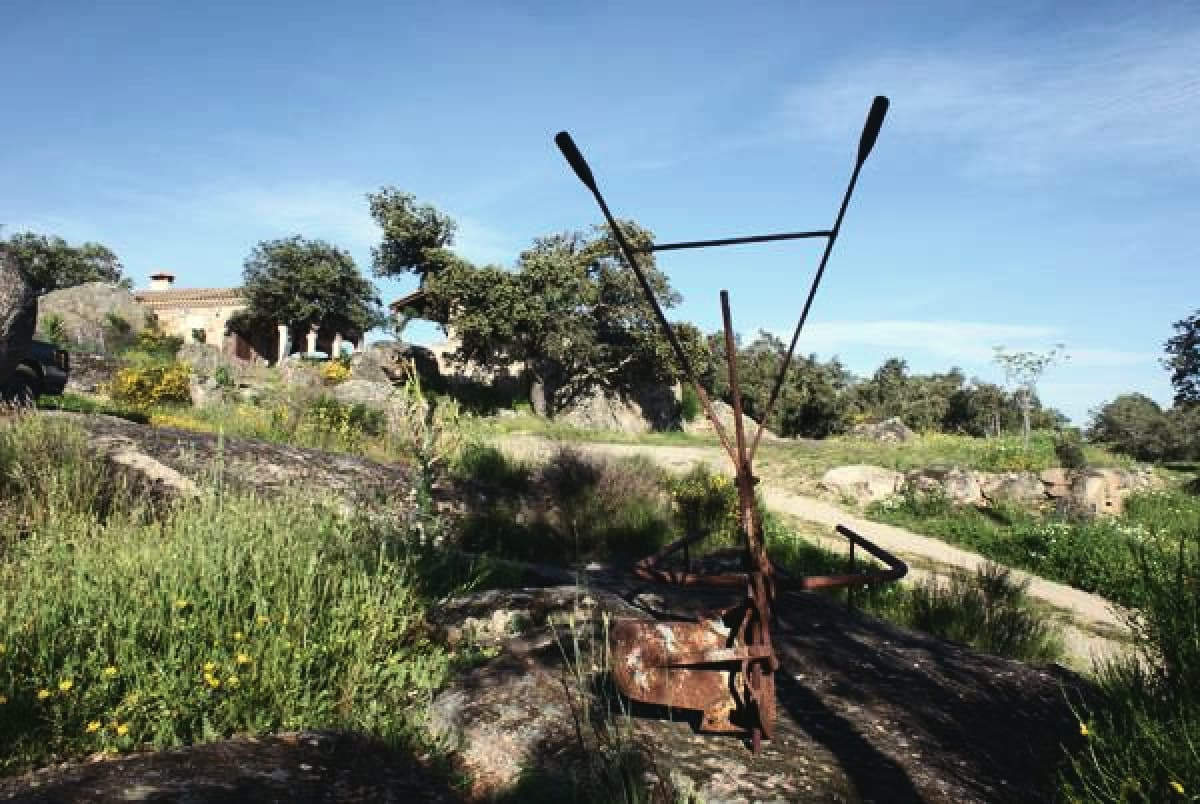
#> input picture assets/fotos/apero-1200.jpg, 1200 x 804 px, given as the content of the folder p/home/molino-de-viento-la-roca-sierra/fotos/tuscasasrurales, which was not available
$ python hoja.py
#> lines starting #> are read from the running program, lines starting #| are printed output that depends on the picture; pictures that were not available may be replaced by others from this repository, and a replacement may not be noted
# Hoja de contactos de todas las fotos de origen, con el nombre debajo.
#   python scripts/hoja.py  ->  scripts/fuentes/_hoja.jpg (y _hoja-web.jpg)
import glob, os
from PIL import Image, ImageDraw, ImageFont

RAIZ = os.path.dirname(os.path.dirname(os.path.abspath(__file__)))
ORIGEN = os.path.join(os.path.dirname(RAIZ), 'molino-de-viento-la-roca-sierra', 'fotos')
SALIDA = os.path.join(RAIZ, 'scripts', 'fuentes')
os.makedirs(SALIDA, exist_ok=True)

def hoja(archivos, nombre, cols=6, ancho=300):
#> called with nombre = '_hoja.jpg', cols = 6, ancho = 300
    alto = int(ancho * 0.67)
    pie = 22
    filas = (len(archivos) + cols - 1) // cols
    lienzo = Image.new('RGB', (cols * (ancho + 8) + 8, filas * (alto + pie + 8) + 8), (30, 30, 30))
#> lienzo: PIL image 1856x239 RGB; every value is 30
    d = ImageDraw.Draw(lienzo)
    try:
        letra = ImageFont.truetype('arial.ttf', 14)
    except OSError:
        letra = ImageFont.load_default()
    for i, f in enumerate(archivos):
        im = Image.open(f).convert('RGB')
#> im is the input picture: PIL image 1200x804 RGB; mean R, G, B 115.3, 130.5, 128.6
        im.thumbnail((ancho, alto))
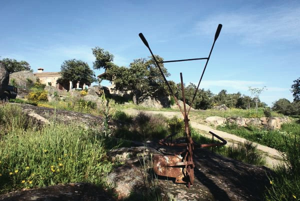
#> im: PIL image 300x201 RGB; mean R, G, B 115.4, 130.6, 128.7
        x = 8 + (i % cols) * (ancho + 8)
        y = 8 + (i // cols) * (alto + pie + 8)
        lienzo.paste(im, (x, y))
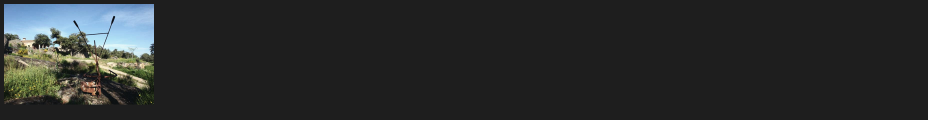
#> lienzo: PIL image 1856x239 RGB (shown at 1/2 size); mean R, G, B 41.6, 43.7, 43.4
        etiqueta = os.path.splitext(os.path.basename(f))[0] + '  ' + 'x'.join(map(str, Image.open(f).size))
        d.text((x + 2, y + alto + 3), etiqueta, fill=(235, 235, 235), font=letra)
    lienzo.save(os.path.join(SALIDA, nombre), quality=85)
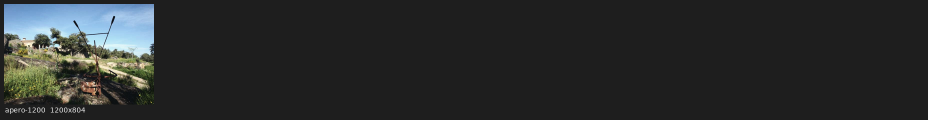
#> saved as _hoja.jpg: PIL image 1856x239 RGB (shown at 1/2 size); mean R, G, B 41.8, 43.9, 43.6
    print(nombre, len(archivos))

orden = lambda f: (len(f), f)
tcr = sorted(glob.glob(os.path.join(ORIGEN, 'tuscasasrurales', '*.jpg')), key=orden)
web = sorted([f for f in glob.glob(os.path.join(ORIGEN, 'web', '*.jpg'))], key=orden)
hoja(tcr, '_hoja.jpg')
hoja(web, '_hoja-web.jpg', cols=7, ancho=260)
#> call 2 of hoja, with nombre = '_hoja-web.jpg', cols = 7, ancho = 260
#> in hoja (call 2), `lienzo = Image.new('RGB', (cols * (ancho + 8) + 8, filas * (alto + pie..`: lienzo: PIL image 1884x212 RGB; every value is 30
#> in hoja (call 2), `im.thumbnail((ancho, alto))`:
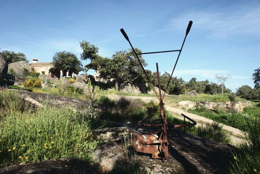
#> im: PIL image 260x174 RGB; mean R, G, B 115.4, 130.6, 128.7
#> in hoja (call 2), `lienzo.paste(im, (x, y))`:
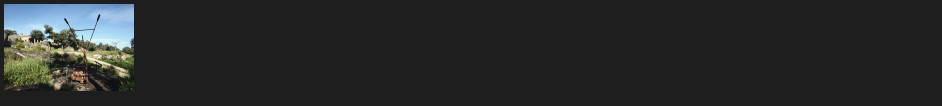
#> lienzo: PIL image 1884x212 RGB (shown at 1/2 size); mean R, G, B 39.7, 41.4, 41.2
#> in hoja (call 2), `lienzo.save(os.path.join(SALIDA, nombre), quality=85)`:
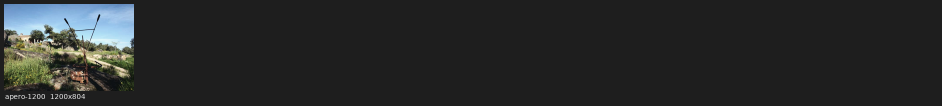
#> saved as _hoja-web.jpg: PIL image 1884x212 RGB (shown at 1/2 size); mean R, G, B 39.9, 41.6, 41.4

$ run again, on assets/fotos/atardecer-480.jpg
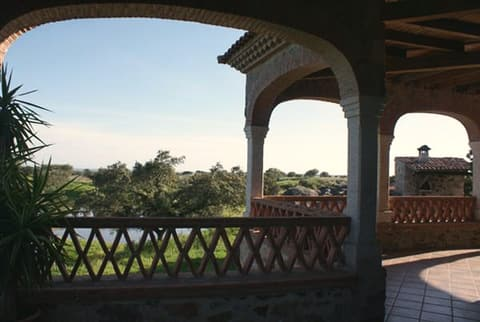
#> input picture assets/fotos/atardecer-480.jpg, 480 x 322 px, given as the content of the folder p/home/molino-de-viento-la-roca-sierra/fotos/tuscasasrurales, which was not available
#> in hoja, im is the input picture: PIL image 480x322 RGB; mean R, G, B 96.4, 96.9, 92.1
#> im: PIL image 300x201 RGB
#> in hoja, `lienzo.save(os.path.join(SALIDA, nombre), quality=85)`:
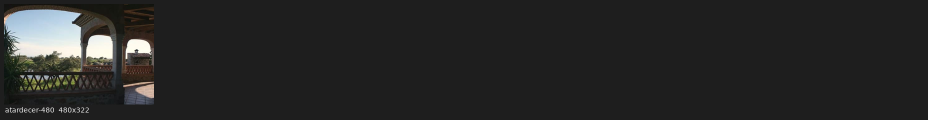
#> saved as _hoja.jpg: PIL image 1856x239 RGB (shown at 1/2 size); mean R, G, B 39.2, 39.3, 38.7
#> im: PIL image 259x174 RGB
#> in hoja (call 2), `lienzo.save(os.path.join(SALIDA, nombre), quality=85)`:
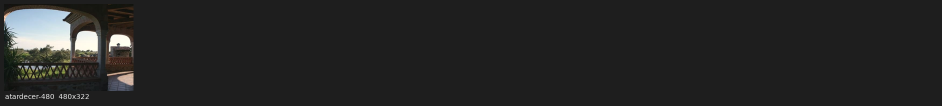
#> saved as _hoja-web.jpg: PIL image 1884x212 RGB (shown at 1/2 size); mean R, G, B 37.7, 37.8, 37.3

$ run again, on assets/fotos/barbacoa-1200.jpg
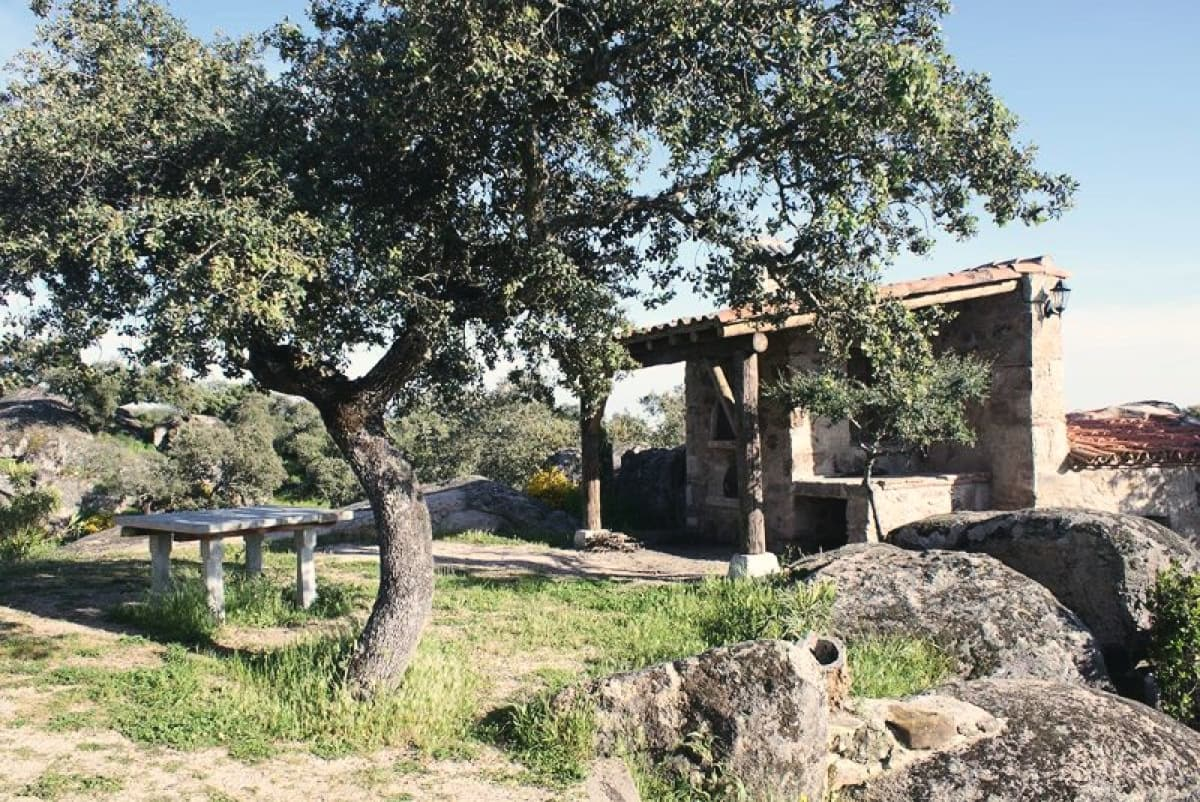
#> input picture assets/fotos/barbacoa-1200.jpg, 1200 x 802 px, given as the content of the folder p/home/molino-de-viento-la-roca-sierra/fotos/tuscasasrurales, which was not available
#> in hoja, im is the input picture: PIL image 1200x802 RGB; mean R, G, B 126.5, 128.6, 115.8
#> im: PIL image 300x201 RGB
#> in hoja, `lienzo.save(os.path.join(SALIDA, nombre), quality=85)`:
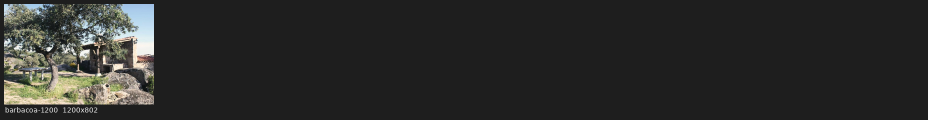
#> saved as _hoja.jpg: PIL image 1856x239 RGB (shown at 1/2 size); mean R, G, B 43.4, 43.7, 41.9
#> im: PIL image 260x174 RGB
#> in hoja (call 2), `lienzo.save(os.path.join(SALIDA, nombre), quality=85)`:
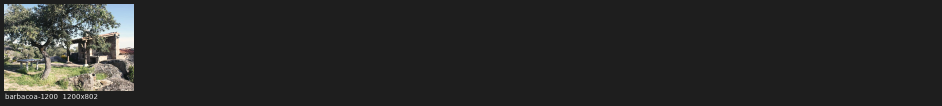
#> saved as _hoja-web.jpg: PIL image 1884x212 RGB (shown at 1/2 size); mean R, G, B 41.2, 41.4, 40
